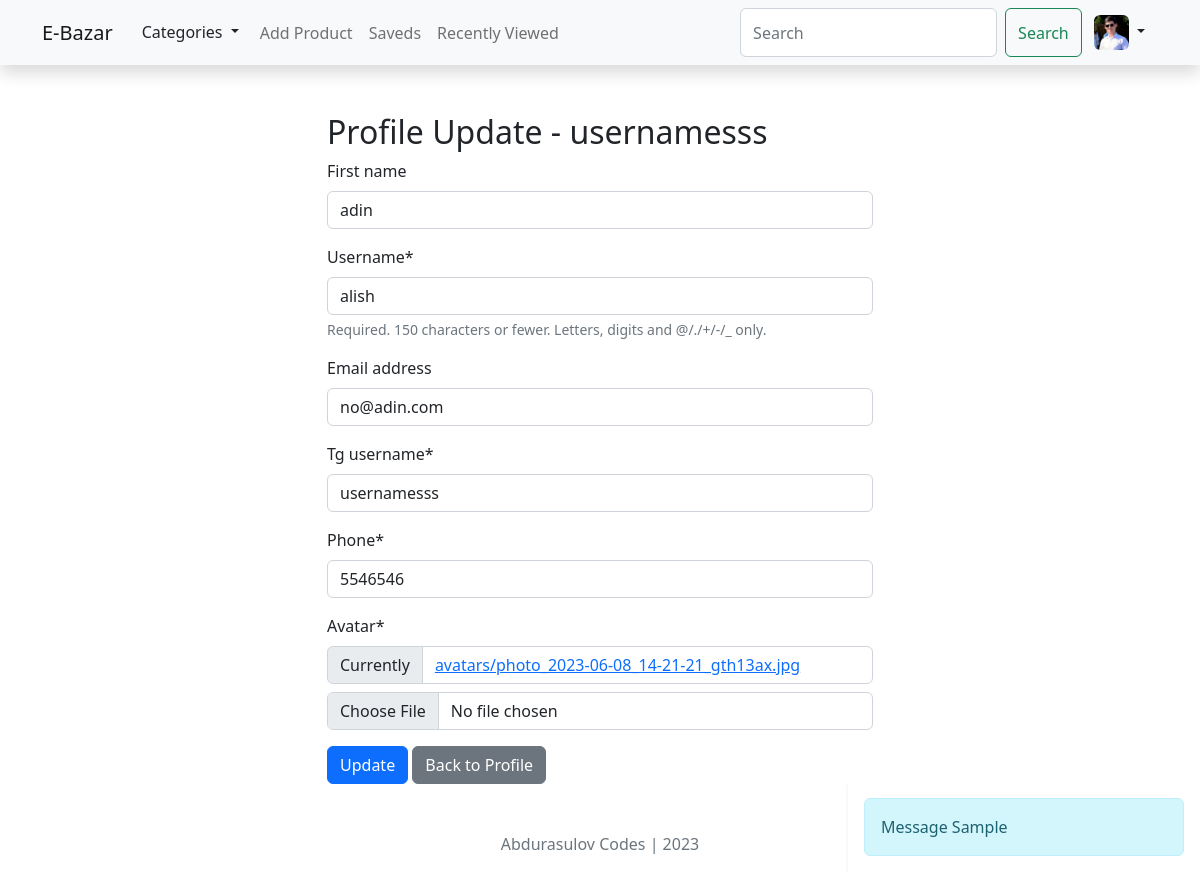
/users/update/ (signed in), run on the app's committed database.
### users/models.py (models this page shows)
class CustomUser(AbstractUser):
    phone = models.CharField(max_length=17)
    tg_username = models.CharField(max_length=150)
    avatar = models.ImageField(upload_to='avatars/', default='avatars/defaultuser.png')
    def __str__(self):
        return str(self.tg_username)

### users/views.py (the view, shortened to what this page needs)
# urls.py: path("update/", ProfileUpdateView.as_view(), name="update"),
class ProfileUpdateView(LoginRequiredMixin, View):
    login_url = "login"
    def get(self, request):
        form = UpdateProfileForm(instance=request.user)
        return render(request, "profile_update.html", {"form":form})

### users/forms.py
class UpdateProfileForm(forms.ModelForm):
    class Meta:
        model = CustomUser
        fields = ("first_name", "username", "email", "tg_username", "phone", "avatar",)

### main/views.py (called while the page is built)
def all_page_view_category(request):
    categorys = Category.objects.all()
    return {"categorys":categorys}

### templates/profile_update.html (shortened to what this page needs)
{% extends 'base.html' %}
{% load crispy_forms_tags %}
{% block content %}
<div class="container">
<div class="row mt-5">
    <div class="col mt-5">
</div>
    <div class="col-6 mt-6">
    <h2>
Profile Update - {{ request.user }}
</h2>
    <form method="POST" enctype="multipart/form-data"> {% csrf_token %}
                {{ form | crispy }}
                <button type="submit" class="btn btn-primary"> Update </button>
                <a class="btn btn-secondary" href="{% url 'users:profile' request.user.username %}"> Back to Profile </a>
            </form>
</div>
    <div class="col">
    </div>
</div>
</div>
{% endblock content %}

### templates/base.html (shortened to what this page needs)
{% load static %}
<!DOCTYPE html>
<html lang="en">
<head>
    <link rel="stylesheet" type="text/css" href="{% static 'style.css' %}">
 <link rel="stylesheet" href="https://cdn.jsdelivr.net/npm/bootstrap-icons@1.3.0/font/bootstrap-icons.css">
</head>
<body>
    <nav class="shadow navbar navbar-expand-lg bg-light">
        <div class="container">
          <a class="navbar-brand" href="/">E-Bazar</a>
          <div class="collapse navbar-collapse" id="navbarContent">
            <ul class="navbar-nav me-auto mb-2 mb-lg-0">
              <li class="nav-tem">
                <div class="btn-group">
                  <button type="button" class="btn  dropdown-toggle" data-bs-toggle="dropdown" data-bs-display="static" aria-expanded="false">
                    Categories
                  </button>
                </div>
              </li>
              <li class="nav-item">
                <a class="nav-link" href="#">Add Product</a>
              </li>
              <li class="nav-item">
                <a class="nav-link" href="#">Saveds</a>
              </li>
              <li class="nav-item">
                <a class="nav-link" href="#">Recently Viewed</a>
              </li>
            </ul>
              <div class="btn-group">
                <form class="d-flex " role="search">
                  <input class="form-control me-2" name="q" type="search" placeholder="Search" aria-label="Search">
                  <button class="btn btn-outline-success" type="submit">Search</button>
                </form>
                {% if request.user.is_authenticated %}
                <button type="button" class="btn  dropdown-toggle" data-bs-toggle="dropdown" data-bs-display="static" aria-expanded="false">
                  <img src="{{ request.user.avatar.url }}" width="35" height="35" class=" rounded" alt="">
                </button>
                {% else %}
                <a href = "{% url 'login' %}" class="btn btn-primary"> Login</a>
                <a href = "{% url "users:signup" %}" class="btn btn-primary"> SignUp</a>
                {% endif %}
              </div>
          </div>
        </div>
    </nav>
    {% block content %}
    {% endblock content %}
    <div class="container">
        <div style="z-index: 312;" class="shadow-sm position-fixed end-0 bottom-0 mt-4">
            <div style="width: 20rem; opacity:0.9 " class=" m-3 alert alert-info" role="alert">
                Message Sample
            </div>
        </div>
    </div>
    <div class="footer m-5 mb-3 ">
        <center class="text-muted" >Abdurasulov Codes | 2023</center>
    </div>
</body>
</html>

### templates/base.html (style rules this page uses)
img { object-fit:contain; }

### data on the page
CustomUser: user.avatar (picture), user "usernamesss", first_name "adin", username "alish", email "no@adin.com", tg_username "usernamesss", phone "5546546"
